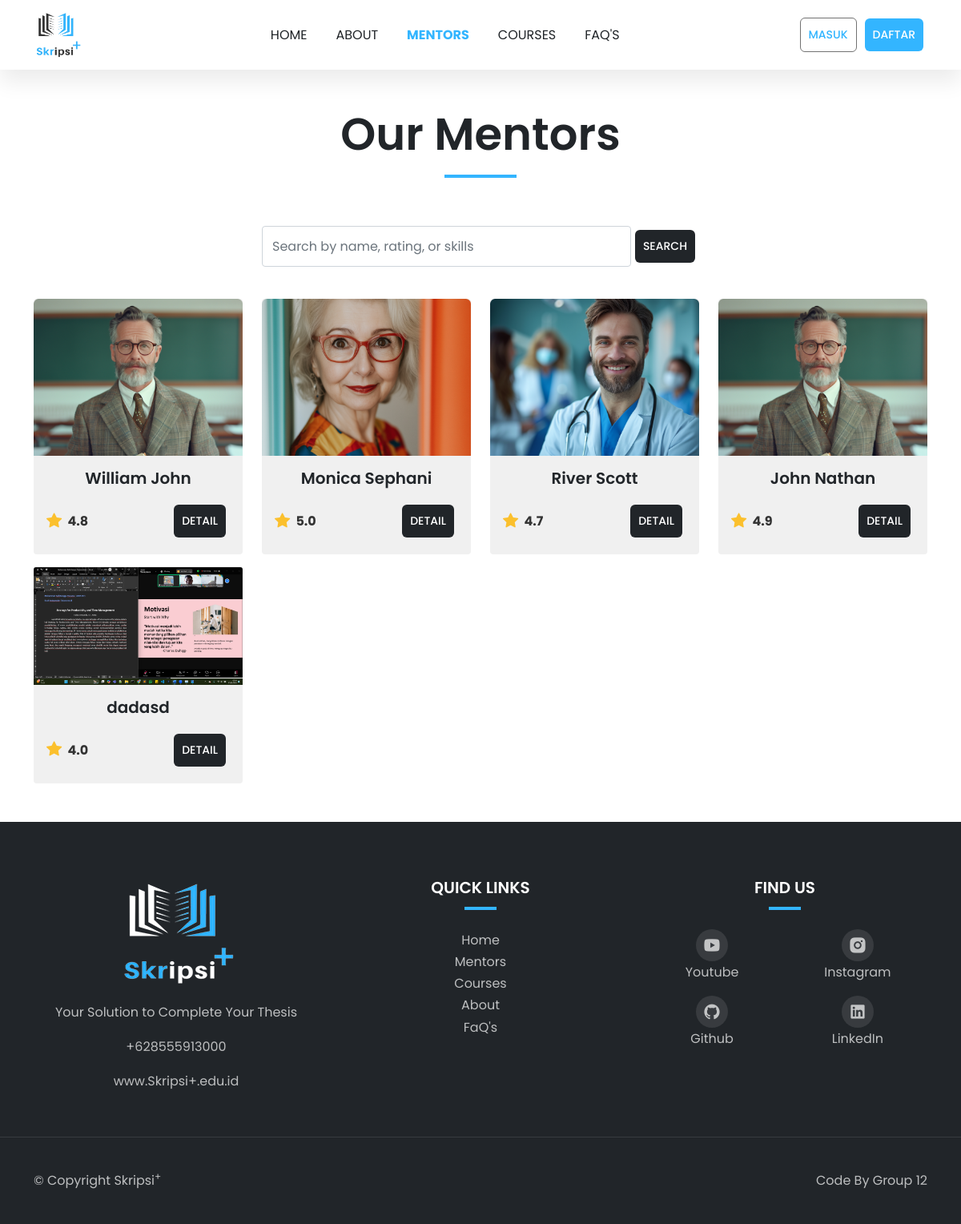
Before: /mentors/ with the older database file.
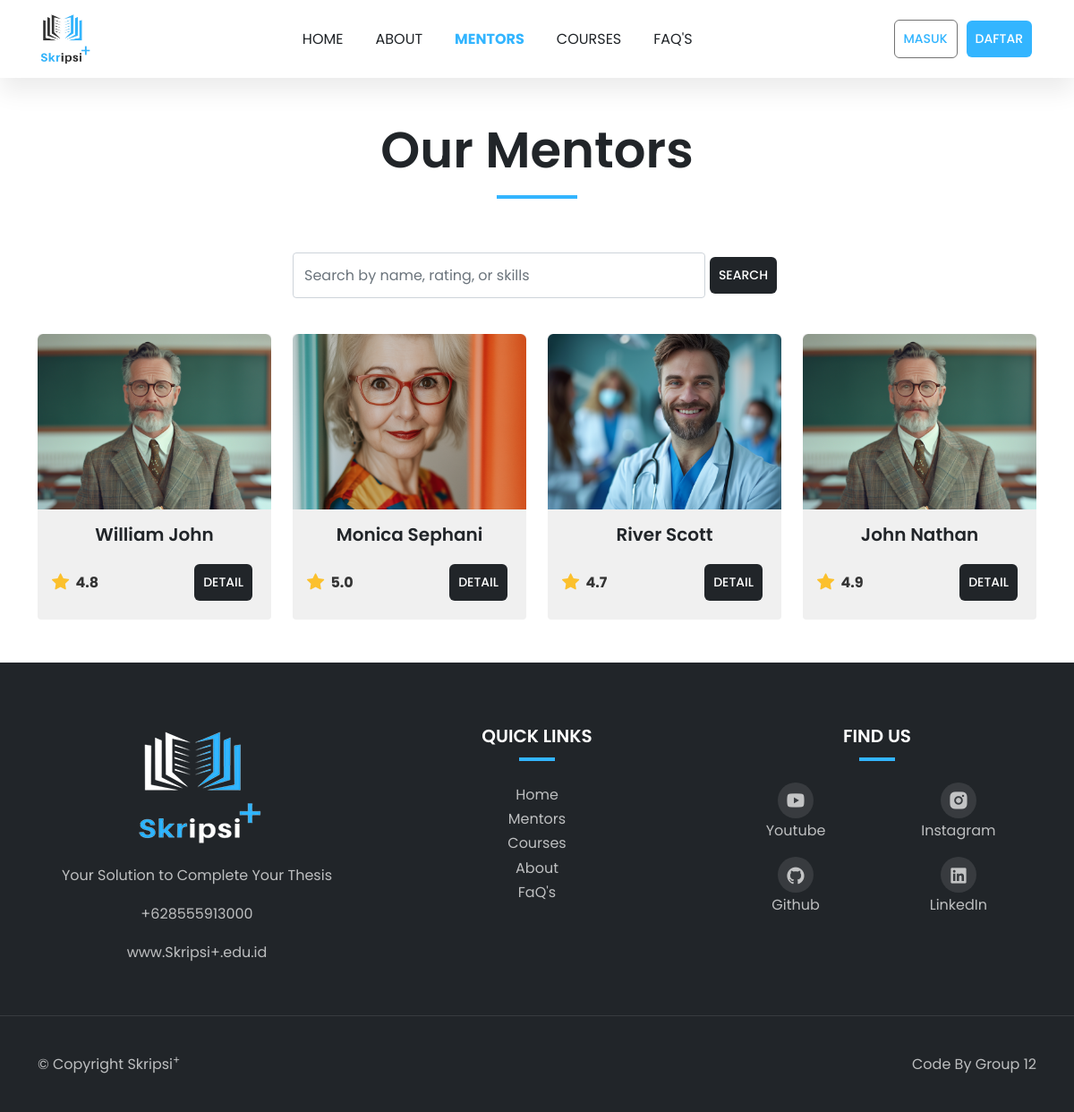
After: the same page with the newer database file.
### public_app/models.py (models this page shows, shortened)
class Mentor(models.Model):
    name = models.CharField(max_length=100)
    image = models.ImageField(upload_to='mentors/')
    rating = models.DecimalField(max_digits=2, decimal_places=1)
    experience = models.PositiveIntegerField(help_text="Experience in years")
    specialization = models.CharField(max_length=100)
    bio = models.TextField()
    education = models.TextField(help_text="Educational background")
    skills = models.TextField(help_text="Comma-separated list of skills")
    price = models.DecimalField(max_digits=10, decimal_places=3, default=0.0, help_text="Consultation fee")

### public_app/views.py (the view)
# urls.py: path('mentors/', views.mentors, name='mentors'),
def mentors(request):
    query = request.GET.get('query')  # Ambil nilai pencarian dari URL
    mentors = Mentor.objects.all()
    if query:
        mentors = mentors.filter(
            Q(name__icontains=query) |
            Q(rating__icontains=query) |
            Q(skills__icontains=query)
        ).distinct()  # distinct() menghindari hasil duplikasi
    for mentor in mentors:
        mentor.education = mentor.education.split("\n")
        mentor.skills = mentor.skills.split(",")
    return render(request, 'mentors.html', {'mentors': mentors})

### public_app/templates/mentors.html (shortened to what this page needs)
{% extends "layouts/base.html" %} {% load static %} {% block content %}
<div class="mb-5">
  <div class="container mt-5 mb-0">
    <div class="row">
      <div class="col-12 text-center">
        <div class="section-title">
          <h1 class="display-4">Our Mentors</h1>
          <div class="line"></div>
        </div>
      </div>
    </div>
    <div class="row justify-content-center mb-4">
      <div class="col-md-6">
        <form
          class="form-inline d-flex justify-content-center"
          method="GET"
          action="{% url 'mentors' %}"
        >
          <input
            class="form-control"
            name="query"
            id="searchInput"
            type="search"
            placeholder="Search by name, rating, or skills"
            aria-label="Search"
          />
          <button class="btn btn-brand" type="submit" id="searchBtn">
            Search
          </button>
        </form>
      </div>
    </div>
    <div class="row" id="mentor-cards">
      {% for mentor in mentors %}
      <div class="col-lg-3 col-md-6 mt-3">
        <div class="card h-100" style="width: 100%">
          <div class="image-zoom">
            <div class="image-zoom-wrapper">
              <img
                src="{{ mentor.image.url }}"
                class="card-img-top"
                alt="{{ mentor.name }}"
              />
            </div>
          </div>
          <div class="card-body d-flex flex-column text-center">
            <h5 class="card-title mb-3">{{ mentor.name }}</h5>
            <div
              class="mt-auto d-flex justify-content-between align-items-center"
            >
              <div class="rating d-flex align-items-center">
                <i class="bi bi-star-fill"></i>
                <span class="ms-1">{{mentor.rating}}</span>
              </div>
              <a
                href="#"
                class="btn btn-brand"
                data-bs-toggle="modal"
                data-bs-target="#mentorModal{{ mentor.id }}"
                >Detail</a
              >
            </div>
          </div>
        </div>
      </div>
      {% endfor %}
    </div>
  </div>
</div>
{% endblock content %}

Changed rows visible on the page:
removed Mentor: image (picture), name "dadasd", rating "4.0"
